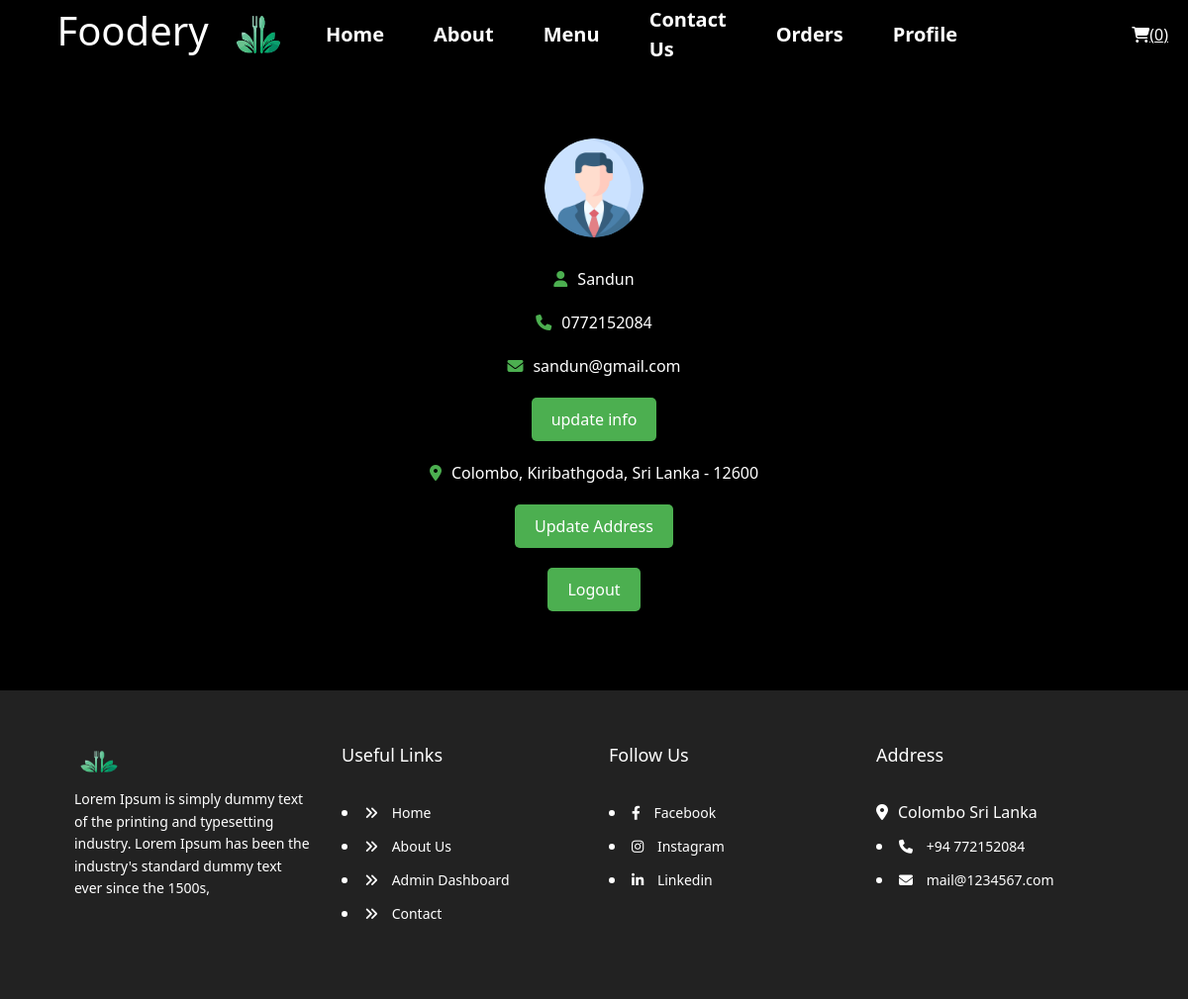
The page /User/profile.php (signed in) on the database its author committed.
### tables this page shows
CREATE TABLE `users` (
  `id` int(100) NOT NULL,
  `name` varchar(20) NOT NULL,
  `email` varchar(50) NOT NULL,
  `number` varchar(10) NOT NULL,
  `password` varchar(50) NOT NULL,
  `address` varchar(500) NOT NULL
);

### User/profile.php (the view, shortened to what this page needs)
<!DOCTYPE html>
<html lang="en">
<head>
   <link rel="stylesheet" href="https://cdnjs.cloudflare.com/ajax/libs/font-awesome/6.1.1/css/all.min.css">
   <link href="https://cdn.jsdelivr.net/npm/bootstrap@5.3.3/dist/css/bootstrap.min.css" rel="stylesheet">
   <link rel="stylesheet" href="css/profile.css">
</head>
<body>
<?php include 'components/user_header.php'; ?>
<section class="user-details">
   <div class="user">
      <?php
         $select_profile = $conn->prepare("SELECT * FROM `users` WHERE id = ?");
         $select_profile->execute([$user_id]);
         if($select_profile->rowCount() > 0){
            $fetch_profile = $select_profile->fetch(PDO::FETCH_ASSOC);
         }
      ?>
      <img src="images/profile.png" alt="User Icon">
      <p><i class="fas fa-user"></i><span><?= $fetch_profile['name']; ?></span></p>
      <p><i class="fas fa-phone"></i><span><?= $fetch_profile['number']; ?></span></p>
      <p><i class="fas fa-envelope"></i><span><?= $fetch_profile['email']; ?></span></p>
      <a href="update_profile.php" class="btn">update info</a>
      <p class="address"><i class="fas fa-map-marker-alt"></i><span><?php if($fetch_profile['address'] == ''){echo 'please enter your address';}else{echo $fetch_profile['address'];} ?></span></p>
      <a href="update_address.php" class="btn">Update Address</a>
      <a href="components/user_logout.php" class="btn">Logout</a>
   </div>
</section>
<?php include 'components/footer.php'; ?>
</body>
</html>

### User/css/profile.css (style rules this page uses)
.user-details { max-width: 500px; margin: 50px auto; padding: 20px; background-color: black; border-radius: 10px; box-shadow: 0 4px 8px rgba(0, 0, 0, 0.6); text-align: center; color: white; }
.user-details .user { display: flex; flex-direction: column; align-items: center; }
.user-details img { width: 100px; height: 100px; border-radius: 50%; margin-bottom: 20px; }
.user-details p { font-size: 16px; margin: 10px 0; display: flex; align-items: center; gap: 10px; color: white; }
.user-details .btn { display: inline-block; padding: 10px 20px; background-color: #4CAF50; color: #fff; border: none; border-radius: 5px; font-size: 16px; cursor: pointer; transition: background-color 0.3s; margin: 10px 0; text-decoration: none; }
.user-details .address { font-size: 16px; margin: 10px 0; display: flex; align-items: center; gap: 10px; color: white; }
body { background-color: black; }
.user-details i { color: #4CAF50; }

### User/components/user_header.php (style rules this page uses)
body { margin: 0px; padding: 0px; }

### User/components/footer.php (style rules this page uses)
.useful-link, .social-links, .address { margin-bottom: 20px; }

### rows shown on the page
users: name "Sandun", number "0772152084", email "sandun@gmail.com", address "Colombo, Kiribathgoda, Sri Lanka - 12600"

### other values the page prints
$total_cart_items "0"
